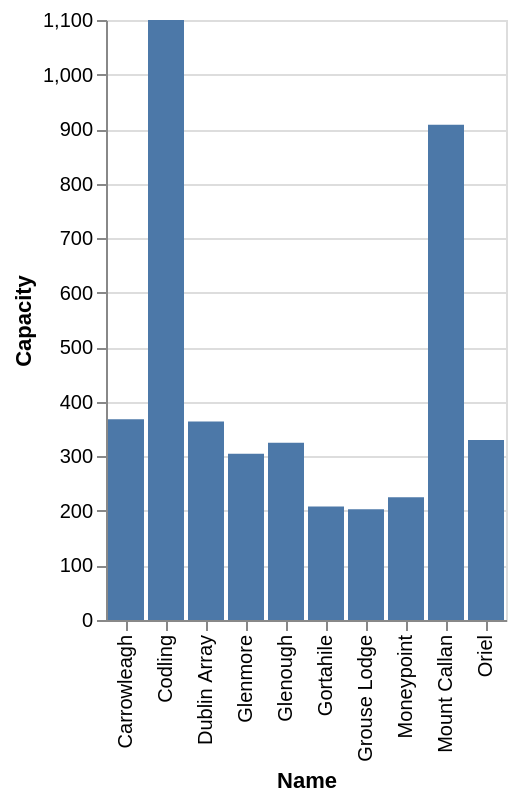

Write the Vega-Lite specification saved for this chart.
### Vega-Lite specification from a JSON file in a GitHub repository (floating-point values rounded to 4 significant figures)
{"data": {"values": [{"x_data": "Carrowleagh", "y_data": 368}, {"x_data": "Codling", "y_data": 1100}, {"x_data": "Dublin Array", "y_data": 364}, {"x_data": "Glenmore", "y_data": 305}, {"x_data": "Glenough", "y_data": 325}, {"x_data": "Gortahile", "y_data": 208}, {"x_data": "Grouse Lodge", "y_data": 203}, {"x_data": "Moneypoint", "y_data": 225}, {"x_data": "Mount Callan", "y_data": 908}, {"x_data": "Oriel", "y_data": 330}]}, "mark": "bar", "encoding": {"x": {"field": "x_data", "type": "nominal", "title": "Name", "sort": "ascending"}, "y": {"field": "y_data", "type": "quantitative", "title": "Capacity"}}}
